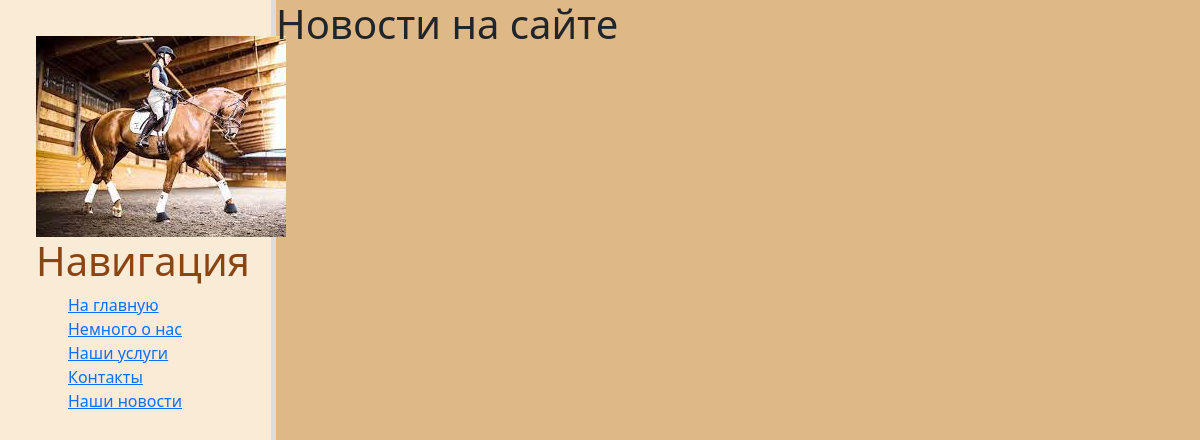
The page /blog/ on the database as committed earlier.
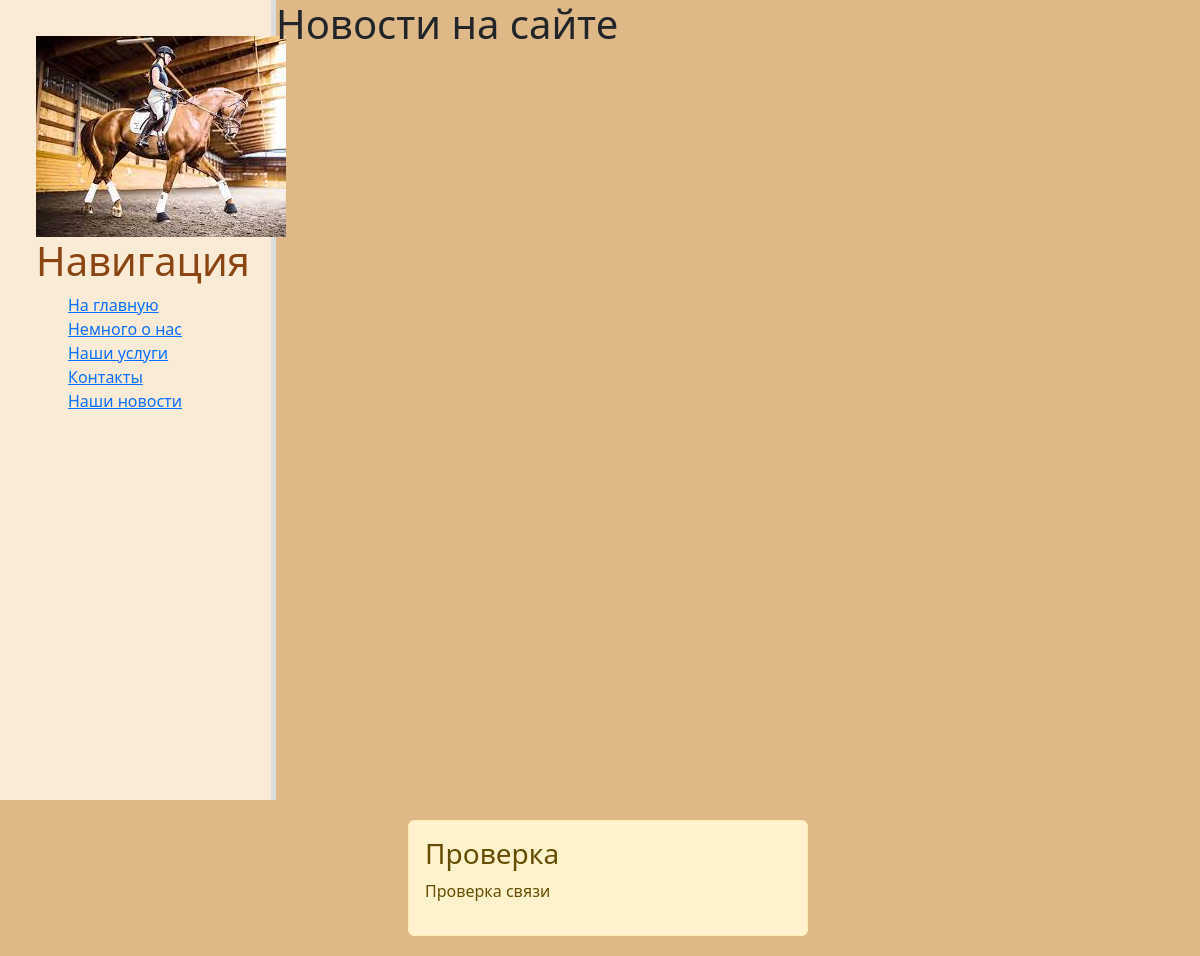
The same page on the database as committed later.
### blog/models.py (models this page shows, shortened)
class Article(models.Model):
    title = models.CharField('Название', max_length=50)
    anons = models.CharField('Анонс', max_length=250)
    full_text = models.TextField('Статья')
    date = models.DateTimeField('Дата публикации')
    class Meta:
        verbose_name = 'Новость'
        verbose_name_plural = 'Новости'

### blog/views.py (the view)
# urls.py: 2. Add a URL to urlpatterns:  path('blog/', include('blog.urls'))
def blog(request):
    blog = Article.objects.order_by('title')
    return render(request, 'blog/blog.html', {'blog': blog})

### blog/templates/blog/blog.html (shortened to what this page needs)
{% extends 'main/alltemplates.html' %}
{% block content %}
    <div class="features">
    <h1>Новости на сайте</h1>
        {% for el in blog %}
            <div class="alert alert-warning">
            <h3>{{ el.title }}</h3>
            <p>{{ el.anons }}</p>
            </div>
        {% endfor %}
    </div>
{% endblock %}

Rows that differ between the two databases and show on the page:
added Article: title "Проверка", anons "Проверка связи"
